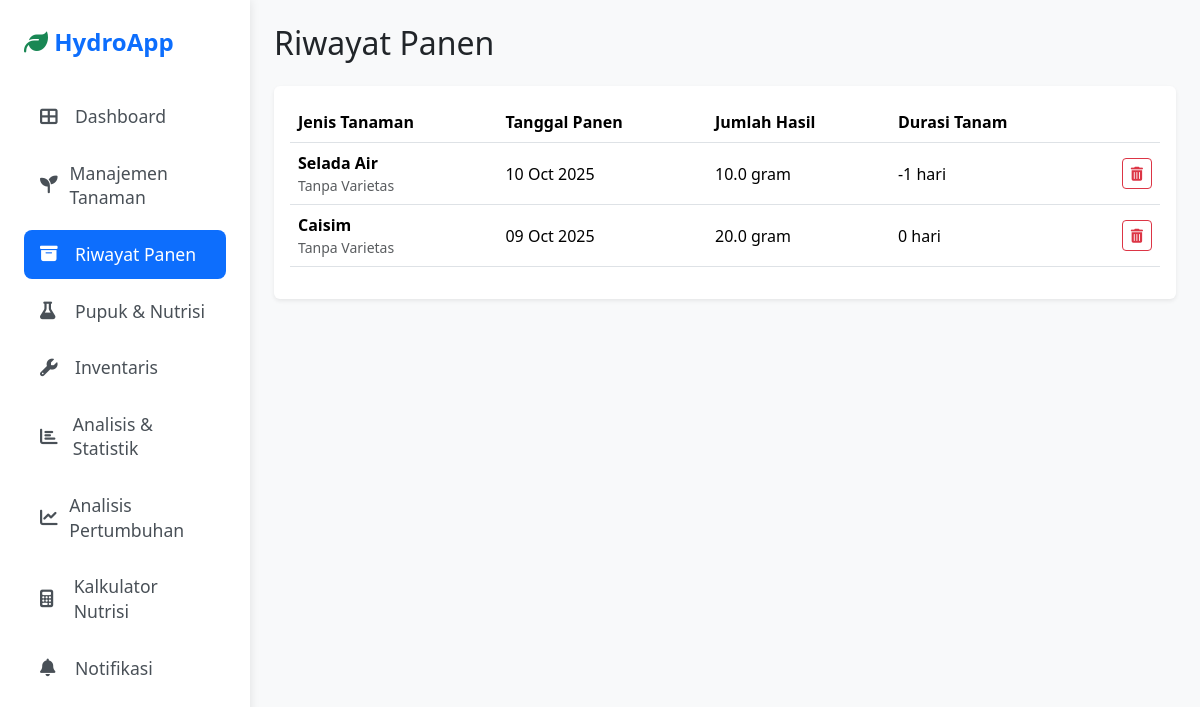
Page /riwayat-panen/ on the committed database.
### hidroponik/models.py (models this page shows, shortened)
class Tanaman(models.Model):
    PLANT_CHOICES = [
        ('Bayam', 'Bayam'), ('Cabai', 'Cabai'), ('Caisim', 'Caisim'),
        ('Daun Bawang', 'Daun Bawang'), ('Kale', 'Kale'), ('Kangkung', 'Kangkung'),
        ('Pakcoy', 'Pakcoy'), ('Selada Air', 'Selada Air'), ('Seledri', 'Seledri'),
        ('Stroberi', 'Stroberi'), ('Timun', 'Timun'), ('Tomat', 'Tomat'),
    ]
    STATUS_CHOICES = (
        ('Bibit', 'Bibit'),
        ('Vegetatif', 'Vegetatif'),
        ('Berbunga', 'Berbunga/Berbuah'),
        ('Panen', 'Panen'),
    )
    jenis_tanaman = models.CharField(max_length=50, choices=PLANT_CHOICES)
    varietas = models.CharField(max_length=100, blank=True, null=True, default="Tanpa Varietas")
    tanggal_tanam = models.DateField()
    media_tanam = models.CharField(max_length=100, blank=True)
    posisi = models.CharField(max_length=100, blank=True, verbose_name="Posisi Rak/Tandon")
    status = models.CharField(max_length=10, choices=STATUS_CHOICES, default='Bibit')
    target_ppm = models.PositiveIntegerField(blank=True, null=True)
    target_ph = models.FloatField(blank=True, null=True, verbose_name="Target pH Ideal")
    target_suhu = models.FloatField(blank=True, null=True, verbose_name="Target Suhu (°C)")
    tanggal_panen_estimasi = models.DateField(blank=True, null=True)
    deskripsi = models.TextField(blank=True, null=True, verbose_name="Catatan")
    UNIT_CHOICES = [
        ('gram', 'gram'),
        ('kg', 'kg'),
    ]
    jumlah_hasil_angka = models.FloatField(blank=True, null=True, verbose_name="Jumlah Hasil")
    satuan_hasil = models.CharField(max_length=5, choices=UNIT_CHOICES, default='gram', blank=True)
    catatan_panen = models.TextField(blank=True, verbose_name="Catatan Panen")

### hidroponik/views.py (the view)
# urls.py: path('riwayat-panen/', views.riwayat_panen, name='riwayat_panen'),
def riwayat_panen(request):
    tanaman_panen = Tanaman.objects.filter(status='Panen').annotate(
        durasi_tanam=ExpressionWrapper(
            F('tanggal_panen_estimasi') - F('tanggal_tanam'),
            output_field=fields.DurationField()
        )
    ).order_by('-tanggal_panen_estimasi')
    context = {
        'semua_tanaman_panen': tanaman_panen
    }
    return render(request, 'hidroponik/riwayat_panen.html', context)

### hidroponik/templates/hidroponik/riwayat_panen.html (shortened to what this page needs)
{% extends 'hidroponik/base.html' %}
{% block content %}
<div class="d-flex justify-content-between align-items-center mb-4">
    <h2 class="mb-0">Riwayat Panen</h2>
</div>
<div class="card shadow-sm border-0">
    <div class="card-body">
        <table class="table table-hover align-middle">
            <thead>
                <tr>
                    <th scope="col">Jenis Tanaman</th>
                    <th scope="col">Tanggal Panen</th>
                    <th scope="col">Jumlah Hasil</th>
                    <th scope="col">Durasi Tanam</th>
                    <th scope="col"></th> </tr>
            </thead>
            <tbody>
                {% for tanaman in semua_tanaman_panen %}
                <tr>
                    <td>
                        <strong>{{ tanaman.get_jenis_tanaman_display }}</strong>
                        <small class="d-block text-muted">{{ tanaman.varietas }}</small>
                    </td>
                    <td>{{ tanaman.tanggal_panen_estimasi|date:"d M Y" }}</td>
                    <td>
                        {% if tanaman.jumlah_hasil_angka %}
                            {{ tanaman.jumlah_hasil_angka }} {{ tanaman.get_satuan_hasil_display }}
                        {% else %}
                            -
                        {% endif %}
                    </td>
                    <td>{{ tanaman.durasi_tanam.days }} hari</td>
                    <td class="text-end">
                        <form action="{% url 'hapus_tanaman' tanaman.pk %}" method="post" onsubmit="return confirm('Anda yakin ingin menghapus permanen riwayat panen ini?');">
                            <button type="submit" class="btn btn-sm btn-outline-danger">
                                <i class="fas fa-trash-alt"></i>
                            </button>
                        </form>
                    </td>
                </tr>
                {% empty %}
                <tr>
                    <td colspan="5" class="text-center text-muted">Belum ada riwayat panen.</td>
                </tr>
                {% endfor %}
            </tbody>
        </table>
    </div>
</div>
{% endblock %}

### hidroponik/templates/hidroponik/base.html (style rules this page uses)
body { background-color: #f8f9fa; }

### rows in the picture
Tanaman: jenis_tanaman "Selada Air", varietas "Tanpa Varietas", tanggal_panen_estimasi "10 Oct 2025", jumlah_hasil_angka "10.0", satuan_hasil "gram", durasi_tanam.days "-1"
Tanaman: jenis_tanaman "Caisim", varietas "Tanpa Varietas", tanggal_panen_estimasi "09 Oct 2025", jumlah_hasil_angka "20.0", satuan_hasil "gram", durasi_tanam.days "0"
